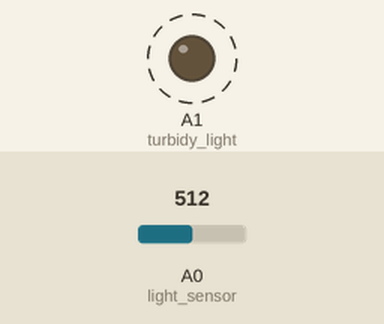
The sketch below on a simulated Arduino Uno, built with avr-gcc and run on an emulated ATmega328P. Shown: output pins drawn as LEDs (lit = HIGH). Dashed ring = blinking. The test bench sets the inputs (shaded band); at power-on: A0 (light_sensor) = 512. What the sketch prints to the serial monitor is not drawn.

Above: at 0.4 s.
Timing chart, 0 to 3.0 s (numbered marks = the images above):
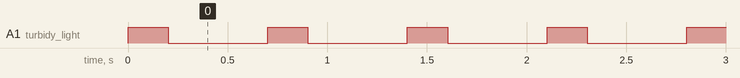

The sketch:

turbidity_sensor.ino
```cpp
#define light_sensor A0
#define turbidy_light A1

void setup() {
  Serial.begin(9600);
  pinMode(light_sensor, INPUT);
  pinMode(turbidy_light, OUTPUT);
}

void turbidityReading() {
  int Lvalue = analogRead(light_sensor); // read the light
  int mVolt = map(Lvalue, 0, 1023, 0, 5000); // map analogue reading to 5000mV
  float volt = (double)mVolt / 1000; // convert millivolt to volt
  Serial.print(mVolt); // print millivolt
  Serial.print("mV ");
  Serial.print(volt, 3); // print volts with 3 decimal places
  Serial.println("V ");           // Send value to Serial Monitor
}

void loop() {
  analogWrite(turbidy_light, 200);  // turn the LED on (HIGH is the voltage level)
  delay(100);                      // wait for a second
  turbidityReading();
  delay(100);

  analogWrite(turbidy_light, 0);   // turn the LED off by making the voltage LOW
  delay(500); // wait for 1000 milliseconds
}
```

Measured:
- by itself, A1 (turbidy_light): alternates HIGH for 0.20 s and LOW for 0.50 s
